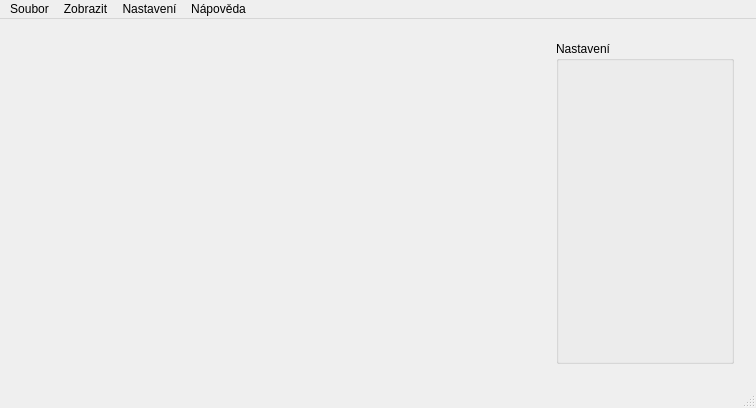
<?xml version="1.0" encoding="UTF-8"?>
<ui version="4.0">
 <class>MainWindow</class>
 <widget class="QMainWindow" name="MainWindow">
  <property name="geometry">
   <rect>
    <x>0</x>
    <y>0</y>
    <width>756</width>
    <height>408</height>
   </rect>
  </property>
  <property name="windowTitle">
   <string>E-health</string>
  </property>
  <widget class="QWidget" name="centralWidget">
   <layout class="QHBoxLayout" name="horizontalLayout">
    <item>
     <widget class="QScrollArea" name="scrollArea">
      <property name="enabled">
       <bool>true</bool>
      </property>
      <property name="sizePolicy">
       <sizepolicy hsizetype="Expanding" vsizetype="Expanding">
        <horstretch>0</horstretch>
        <verstretch>0</verstretch>
       </sizepolicy>
      </property>
      <property name="minimumSize">
       <size>
        <width>0</width>
        <height>0</height>
       </size>
      </property>
      <property name="frameShape">
       <enum>QFrame::NoFrame</enum>
      </property>
      <property name="frameShadow">
       <enum>QFrame::Sunken</enum>
      </property>
      <property name="lineWidth">
       <number>1</number>
      </property>
      <property name="widgetResizable">
       <bool>true</bool>
      </property>
      <widget class="QWidget" name="scrollAreaWidgetContents_2">
       <property name="enabled">
        <bool>true</bool>
       </property>
       <property name="geometry">
        <rect>
         <x>0</x>
         <y>0</y>
         <width>532</width>
         <height>349</height>
        </rect>
       </property>
       <property name="sizePolicy">
        <sizepolicy hsizetype="Preferred" vsizetype="Preferred">
         <horstretch>0</horstretch>
         <verstretch>0</verstretch>
        </sizepolicy>
       </property>
       <property name="minimumSize">
        <size>
         <width>0</width>
         <height>0</height>
        </size>
       </property>
       <layout class="QVBoxLayout" name="verticalLayout_3"/>
      </widget>
     </widget>
    </item>
    <item>
     <widget class="QWidget" name="widget_nast" native="true">
      <property name="sizePolicy">
       <sizepolicy hsizetype="Preferred" vsizetype="Preferred">
        <horstretch>0</horstretch>
        <verstretch>0</verstretch>
       </sizepolicy>
      </property>
      <property name="minimumSize">
       <size>
        <width>200</width>
        <height>0</height>
       </size>
      </property>
      <property name="maximumSize">
       <size>
        <width>200</width>
        <height>16777215</height>
       </size>
      </property>
      <layout class="QVBoxLayout" name="verticalLayout_2">
       <item>
        <widget class="QGroupBox" name="groupBox">
         <property name="title">
          <string>Nastavení</string>
         </property>
        </widget>
       </item>
      </layout>
     </widget>
    </item>
   </layout>
  </widget>
  <widget class="QMenuBar" name="menuBar">
   <property name="geometry">
    <rect>
     <x>0</x>
     <y>0</y>
     <width>756</width>
     <height>21</height>
    </rect>
   </property>
   <widget class="QMenu" name="menuSoubor">
    <property name="title">
     <string>Soubor</string>
    </property>
    <addaction name="actionZav_t"/>
   </widget>
   <widget class="QMenu" name="menuN_pov_da">
    <property name="title">
     <string>Nápověda</string>
    </property>
    <addaction name="actionO_aplikaci"/>
   </widget>
   <widget class="QMenu" name="menuZobrazit">
    <property name="title">
     <string>Zobrazit</string>
    </property>
   </widget>
   <widget class="QMenu" name="menuNastaven">
    <property name="title">
     <string>Nastavení</string>
    </property>
    <addaction name="actionU_ivatelsk_nastaven"/>
   </widget>
   <addaction name="menuSoubor"/>
   <addaction name="menuZobrazit"/>
   <addaction name="menuNastaven"/>
   <addaction name="menuN_pov_da"/>
  </widget>
  <widget class="QStatusBar" name="statusBar"/>
  <action name="actionO_aplikaci">
   <property name="text">
    <string>O aplikaci</string>
   </property>
  </action>
  <action name="actionZav_t">
   <property name="enabled">
    <bool>true</bool>
   </property>
   <property name="text">
    <string>Zavřít</string>
   </property>
  </action>
  <action name="actionU_ivatelsk_nastaven">
   <property name="text">
    <string>Uživatelské nastavení</string>
   </property>
  </action>
 </widget>
 <layoutdefault spacing="6" margin="11"/>
 <resources/>
 <connections/>
</ui>
